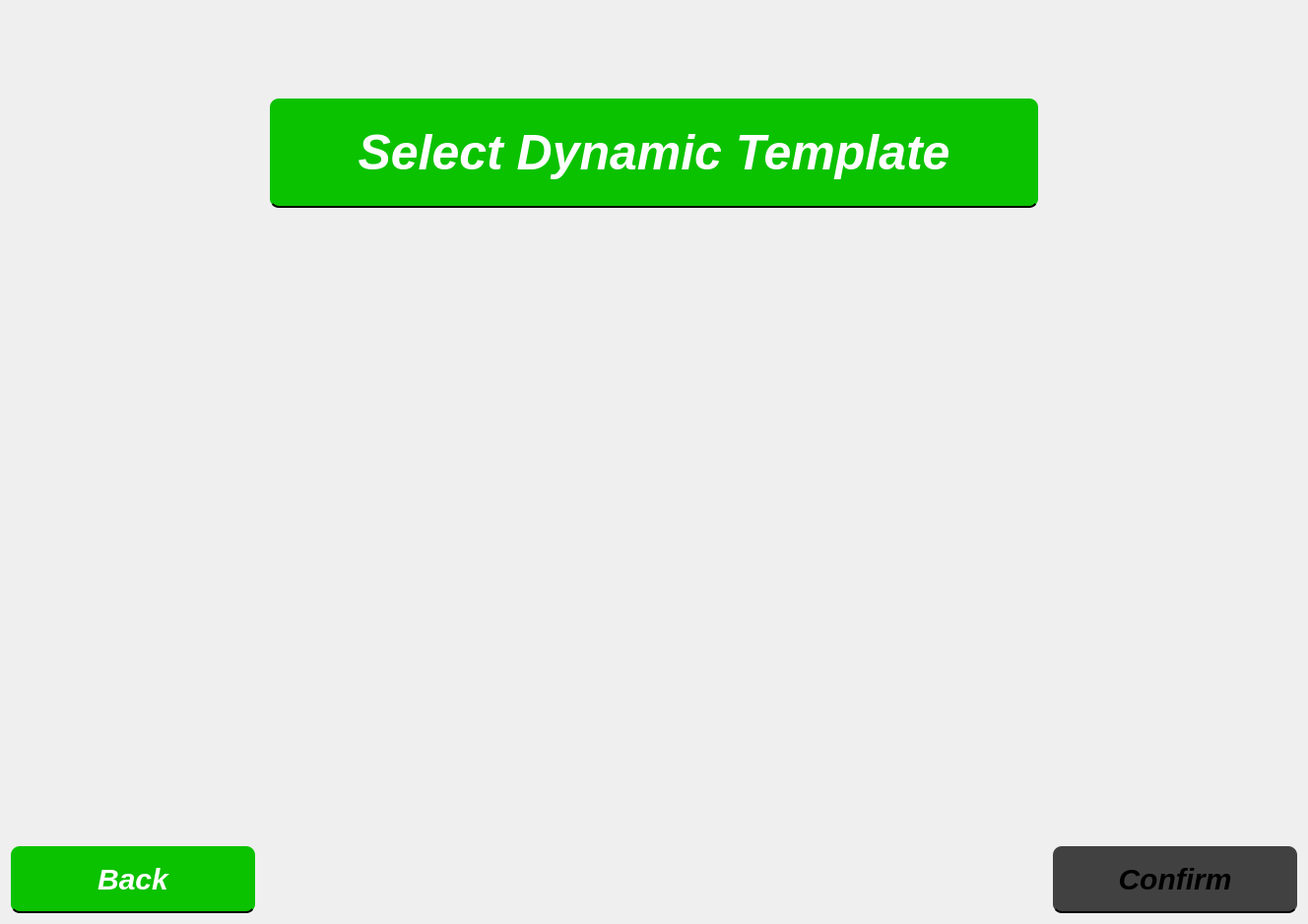
<?xml version="1.0" encoding="UTF-8"?>
<ui version="4.0">
 <class>dynamic</class>
 <widget class="QWidget" name="dynamic">
  <property name="enabled">
   <bool>true</bool>
  </property>
  <property name="geometry">
   <rect>
    <x>0</x>
    <y>0</y>
    <width>1328</width>
    <height>938</height>
   </rect>
  </property>
  <property name="windowTitle">
   <string>Form</string>
  </property>
  <property name="autoFillBackground">
   <bool>false</bool>
  </property>
  <property name="styleSheet">
   <string notr="true">#dynamic {
    border-image: url(:/images/pics/bg.png) 0 0 0 0 stretch;
}</string>
  </property>
  <layout class="QVBoxLayout" name="mainVerticalLayout"> <item>
    <layout class="QVBoxLayout" name="headerLayout">
     <property name="bottomMargin">
      <number>0</number>
     </property>
     <item>
      <widget class="QLabel" name="title">
       <property name="minimumSize">
        <size>
         <width>0</width>
         <height>83</height>
        </size>
       </property>
       <property name="maximumSize">
        <size>
         <width>16777215</width>
         <height>83</height>
        </size>
       </property>
       <property name="text">
        <string/>
       </property>
       <property name="pixmap">
        <pixmap resource="resources.qrc">:/images/pics/usc_logo.png</pixmap>
       </property>
      </widget>
     </item>
     <item alignment="Qt::AlignmentFlag::AlignHCenter|Qt::AlignmentFlag::AlignVCenter">
      <widget class="QFrame" name="fglabel">
       <property name="sizePolicy">
        <sizepolicy hsizetype="Preferred" vsizetype="Preferred">
         <horstretch>0</horstretch>
         <verstretch>0</verstretch>
        </sizepolicy>
       </property>
       <property name="minimumSize">
        <size>
         <width>780</width>
         <height>111</height>
        </size>
       </property>
       <property name="maximumSize">
        <size>
         <width>780</width>
         <height>111</height>
        </size>
       </property>
       <property name="styleSheet">
        <string notr="true">#fglabel {
    background-color: #0BC200;
    border-radius: 9px;
    border-bottom: 2px solid #020202;
}</string>
       </property>
       <property name="frameShape">
        <enum>QFrame::Shape::StyledPanel</enum>
       </property>
       <property name="frameShadow">
        <enum>QFrame::Shadow::Raised</enum>
       </property>
       <layout class="QVBoxLayout" name="verticalLayout_3">
        <item>
         <widget class="QLabel" name="fgtext">
          <property name="enabled">
           <bool>false</bool>
          </property>
          <property name="minimumSize">
           <size>
            <width>762</width>
            <height>90</height>
           </size>
          </property>
          <property name="maximumSize">
           <size>
            <width>762</width>
            <height>90</height>
           </size>
          </property>
          <property name="styleSheet">
           <string notr="true">#fgtext {
    color: #FFF;
    text-align: center;
    font-family: &quot;Roboto Condensed&quot;;
    font-style: italic;
    font-weight: 700;
    font-size: 50px;
}</string>
          </property>
          <property name="frameShape">
           <enum>QFrame::Shape::NoFrame</enum>
          </property>
          <property name="text">
           <string>Select Dynamic Template</string>
          </property>
          <property name="alignment">
           <set>Qt::AlignmentFlag::AlignCenter</set>
          </property>
          <property name="margin">
           <number>4</number>
          </property>
         </widget>
        </item>
       </layout>
      </widget>
     </item>
    </layout>
   </item>
   <item>
    <spacer name="verticalSpacer_top">
     <property name="orientation">
      <enum>Qt::Vertical</enum>
     </property>
     <property name="sizeHint" stdset="0">
      <size>
       <width>20</width>
       <height>40</height>
      </size>
     </property>
    </spacer>
   </item>
   <item>
    <layout class="QHBoxLayout" name="topImagesHorizontalLayout"> <item>
      <spacer name="horizontalSpacer_left1">
       <property name="orientation">
        <enum>Qt::Horizontal</enum>
       </property>
       <property name="sizeHint" stdset="0">
        <size>
         <width>40</width>
         <height>20</height>
        </size>
       </property>
      </spacer>
     </item>
     <item>
      <layout class="QGridLayout" name="gridLayout_top_images"> <item row="0" column="0">
        <widget class="QPushButton" name="image1">
         <property name="minimumSize">
          <size>
           <width>425</width>
           <height>305</height>
          </size>
         </property>
         <property name="maximumSize">
          <size>
           <width>425</width>
           <height>305</height>
          </size>
         </property>
         <property name="autoFillBackground">
          <bool>false</bool>
         </property>
         <property name="styleSheet">
          <string notr="true">#image1{
    border: none;
    background-image: url(:/images/pics/dynamic1.png);
    background-repeat: no-repeat;
    background-position: center;
    background-size: contain;
    background-color: transparent;
    width: 241px;
    height: 141px;
}</string>
         </property>
         <property name="text">
          <string/>
         </property>
        </widget>
       </item>
       <item row="0" column="1">
        <spacer name="horizontalSpacer_between1_2">
         <property name="orientation">
          <enum>Qt::Horizontal</enum>
         </property>
         <property name="sizeType">
          <enum>QSizePolicy::Expanding</enum>
         </property>
         <property name="sizeHint" stdset="0">
          <size>
           <width>40</width>
           <height>20</height>
          </size>
         </property>
        </spacer>
       </item>
       <item row="0" column="2">
        <widget class="QPushButton" name="image2">
         <property name="minimumSize">
          <size>
           <width>425</width>
           <height>305</height>
          </size>
         </property>
         <property name="maximumSize">
          <size>
           <width>425</width>
           <height>305</height>
          </size>
         </property>
         <property name="styleSheet">
          <string notr="true">#image2{
    border: none;
    background-image: url(:/images/pics/dynamic2.png);
    background-repeat: no-repeat;
    background-position: center;
    background-size: contain;
    background-color: transparent;
    width: 241px;
    height: 141px;
}</string>
         </property>
         <property name="text">
          <string/>
         </property>
        </widget>
       </item>
       <item row="0" column="3">
        <spacer name="horizontalSpacer_between2_3">
         <property name="orientation">
          <enum>Qt::Horizontal</enum>
         </property>
         <property name="sizeType">
          <enum>QSizePolicy::Policy::Expanding</enum>
         </property>
         <property name="sizeHint" stdset="0">
          <size>
           <width>40</width>
           <height>20</height>
          </size>
         </property>
        </spacer>
       </item>
       <item row="0" column="4">
        <widget class="QPushButton" name="image3">
         <property name="minimumSize">
          <size>
           <width>425</width>
           <height>305</height>
          </size>
         </property>
         <property name="maximumSize">
          <size>
           <width>425</width>
           <height>305</height>
          </size>
         </property>
         <property name="styleSheet">
          <string notr="true">#image3{
    border: none;
    background-image: url(:/images/pics/dynamic3.png);
    background-repeat: no-repeat;
    background-position: center;
    background-size: contain;
    background-color: transparent;
    width: 241px;
    height: 141px;
}</string>
         </property>
         <property name="text">
          <string/>
         </property>
        </widget>
       </item>
      </layout>
     </item>
     <item>
      <spacer name="horizontalSpacer_right1">
       <property name="orientation">
        <enum>Qt::Horizontal</enum>
       </property>
       <property name="sizeHint" stdset="0">
        <size>
         <width>40</width>
         <height>20</height>
        </size>
       </property>
      </spacer>
     </item>
    </layout>
   </item>
   <item>
    <spacer name="verticalSpacer_middle">
     <property name="orientation">
      <enum>Qt::Vertical</enum>
     </property>
     <property name="sizeHint" stdset="0">
      <size>
       <width>20</width>
       <height>40</height>
      </size>
     </property>
    </spacer>
   </item>
   <item>
    <layout class="QHBoxLayout" name="bottomImagesHorizontalLayout"> <item>
      <spacer name="horizontalSpacer_left2">
       <property name="orientation">
        <enum>Qt::Horizontal</enum>
       </property>
       <property name="sizeHint" stdset="0">
        <size>
         <width>40</width>
         <height>20</height>
        </size>
       </property>
      </spacer>
     </item>
     <item>
      <layout class="QGridLayout" name="gridLayout_bottom_images"> <item row="0" column="0">
        <widget class="QPushButton" name="image4">
         <property name="minimumSize">
          <size>
           <width>425</width>
           <height>305</height>
          </size>
         </property>
         <property name="maximumSize">
          <size>
           <width>425</width>
           <height>305</height>
          </size>
         </property>
         <property name="styleSheet">
          <string notr="true">#image4{
    border: none;
    background-image: url(:/images/pics/dynamic4.png);
    background-repeat: no-repeat;
    background-position: center;
    background-size: contain;
    background-color: transparent;
    width: 241px;
    height: 141px;
}</string>
         </property>
         <property name="text">
          <string/>
         </property>
        </widget>
       </item>
       <item row="0" column="1">
        <spacer name="horizontalSpacer_between4_5">
         <property name="orientation">
          <enum>Qt::Horizontal</enum>
         </property>
         <property name="sizeType">
          <enum>QSizePolicy::Expanding</enum>
         </property>
         <property name="sizeHint" stdset="0">
          <size>
           <width>40</width>
           <height>20</height>
          </size>
         </property>
        </spacer>
       </item>
       <item row="0" column="2">
        <widget class="QPushButton" name="image5">
         <property name="minimumSize">
          <size>
           <width>425</width>
           <height>305</height>
          </size>
         </property>
         <property name="maximumSize">
          <size>
           <width>425</width>
           <height>305</height>
          </size>
         </property>
         <property name="styleSheet">
          <string notr="true">#image5{
    border: none;
    background-image: url(:/images/pics/dynamic5.png);
    background-repeat: no-repeat;
    background-position: center;
    background-size: contain;
    background-color: transparent;
    width: 241px;
    height: 141px;
}</string>
         </property>
         <property name="text">
          <string/>
         </property>
        </widget>
       </item>
      </layout>
     </item>
     <item>
      <spacer name="horizontalSpacer_right2">
       <property name="orientation">
        <enum>Qt::Horizontal</enum>
       </property>
       <property name="sizeHint" stdset="0">
        <size>
         <width>40</width>
         <height>20</height>
        </size>
       </property>
      </spacer>
     </item>
    </layout>
   </item>
   <item>
    <spacer name="verticalSpacer_bottom">
     <property name="orientation">
      <enum>Qt::Vertical</enum>
     </property>
     <property name="sizeHint" stdset="0">
      <size>
       <width>20</width>
       <height>40</height>
      </size>
     </property>
    </spacer>
   </item>
   <item>
    <layout class="QHBoxLayout" name="navButtonsLayout"> <property name="sizeConstraint">
      <enum>QLayout::SizeConstraint::SetDefaultConstraint</enum>
     </property>
     <item>
      <widget class="QPushButton" name="back">
       <property name="enabled">
        <bool>true</bool>
       </property>
       <property name="minimumSize">
        <size>
         <width>248</width>
         <height>68</height>
        </size>
       </property>
       <property name="maximumSize">
        <size>
         <width>248</width>
         <height>68</height>
        </size>
       </property>
       <property name="styleSheet">
        <string notr="true">#back{
    border-radius: 9px;
    border-bottom: 2px solid #020202;
    background: #0BC200;
    color: #FFF;
    text-align: center;
    font-family: &quot;Roboto Condensed&quot;;
    font-style: italic;
    font-weight: 500;
    font-size: 30px;
}</string>
       </property>
       <property name="text">
        <string>Back</string>
       </property>
       <property name="checkable">
        <bool>false</bool>
       </property>
      </widget>
     </item>
     <item>
      <spacer name="horizontalSpacer">
       <property name="orientation">
        <enum>Qt::Horizontal</enum>
       </property>
       <property name="sizeType">
        <enum>QSizePolicy::Policy::Expanding</enum>
       </property>
       <property name="sizeHint" stdset="0">
        <size>
         <width>40</width>
         <height>20</height>
        </size>
       </property>
      </spacer>
     </item>
     <item>
      <widget class="QPushButton" name="confirm">
       <property name="enabled">
        <bool>true</bool>
       </property>
       <property name="minimumSize">
        <size>
         <width>248</width>
         <height>68</height>
        </size>
       </property>
       <property name="maximumSize">
        <size>
         <width>248</width>
         <height>68</height>
        </size>
       </property>
       <property name="styleSheet">
        <string notr="true">#confirm{
    border-radius: 9px;
    border-bottom: 2px solid #020202;
    background: #414141;
    color: #000;
    text-align: center;
    font-family: &quot;Roboto Condensed&quot;;
    font-style: italic;
    font-weight: 500;
    font-size: 30px;
}</string>
       </property>
       <property name="text">
        <string>Confirm</string>
       </property>
      </widget>
     </item>
    </layout>
   </item>
  </layout>
 </widget>
 <resources>
  <include location="resources.qrc"/>
 </resources>
 <connections/>
</ui>
